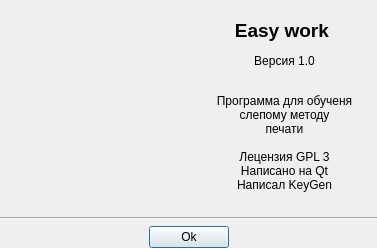
<?xml version="1.0" encoding="UTF-8"?>
<ui version="4.0">
 <class>Dialog</class>
 <widget class="QDialog" name="Dialog">
  <property name="geometry">
   <rect>
    <x>0</x>
    <y>0</y>
    <width>377</width>
    <height>248</height>
   </rect>
  </property>
  <property name="windowTitle">
   <string>О программе</string>
  </property>
  <layout class="QGridLayout" name="gridLayout">
   <property name="margin">
    <number>0</number>
   </property>
   <item row="0" column="0">
    <layout class="QVBoxLayout" name="verticalLayout">
     <item>
      <layout class="QHBoxLayout" name="horizontalLayout">
       <item>
        <widget class="QLabel" name="label">
         <property name="frameShape">
          <enum>QFrame::NoFrame</enum>
         </property>
         <property name="text">
          <string>&lt;html&gt;&lt;head/&gt;&lt;body&gt;&lt;p&gt;&lt;img src=&quot;:/gloabl_icon&quot;/&gt;&lt;/p&gt;&lt;/body&gt;&lt;/html&gt;</string>
         </property>
         <property name="scaledContents">
          <bool>true</bool>
         </property>
        </widget>
       </item>
       <item>
        <widget class="QLabel" name="label_2">
         <property name="text">
          <string>&lt;html&gt;&lt;head/&gt;&lt;body&gt;&lt;p align=&quot;center&quot;&gt;&lt;span style=&quot; font-size:14pt; font-weight:600;&quot;&gt;Easy work &lt;/span&gt;&lt;/p&gt;&lt;p align=&quot;center&quot;&gt;Версия 1.0&lt;/p&gt;&lt;p align=&quot;center&quot;&gt;&lt;br/&gt;Программа для обученя&lt;br/&gt;слепому методу&lt;br/&gt;печати&lt;br/&gt;&lt;br/&gt;Лецензия GPL 3&lt;br/&gt;Написано на Qt&lt;br/&gt;Написал KeyGen&lt;/p&gt;&lt;/body&gt;&lt;/html&gt;</string>
         </property>
        </widget>
       </item>
      </layout>
     </item>
     <item>
      <widget class="Line" name="line">
       <property name="orientation">
        <enum>Qt::Horizontal</enum>
       </property>
      </widget>
     </item>
     <item>
      <layout class="QHBoxLayout" name="horizontalLayout_2">
       <item>
        <spacer name="horizontalSpacer">
         <property name="orientation">
          <enum>Qt::Horizontal</enum>
         </property>
         <property name="sizeHint" stdset="0">
          <size>
           <width>40</width>
           <height>20</height>
          </size>
         </property>
        </spacer>
       </item>
       <item>
        <widget class="QPushButton" name="pushButton">
         <property name="minimumSize">
          <size>
           <width>70</width>
           <height>0</height>
          </size>
         </property>
         <property name="text">
          <string>Ok</string>
         </property>
        </widget>
       </item>
       <item>
        <spacer name="horizontalSpacer_2">
         <property name="orientation">
          <enum>Qt::Horizontal</enum>
         </property>
         <property name="sizeHint" stdset="0">
          <size>
           <width>40</width>
           <height>20</height>
          </size>
         </property>
        </spacer>
       </item>
      </layout>
     </item>
    </layout>
   </item>
  </layout>
 </widget>
 <resources/>
 <connections>
  <connection>
   <sender>pushButton</sender>
   <signal>clicked()</signal>
   <receiver>Dialog</receiver>
   <slot>close()</slot>
   <hints>
    <hint type="sourcelabel">
     <x>229</x>
     <y>279</y>
    </hint>
    <hint type="destinationlabel">
     <x>229</x>
     <y>148</y>
    </hint>
   </hints>
  </connection>
 </connections>
</ui>
